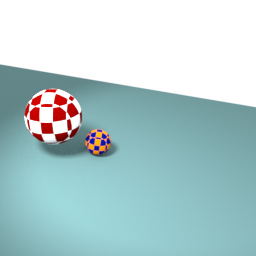
#> input picture optical_flow/toy_problem/frame_01.png, 256 x 256 px, found by its file name; its folder holds 4 pictures in this run
$ python toy_example.py
#> lines starting #> are read from the running program, lines starting #| are printed output that depends on the picture
import os
import numpy as np
import scipy.ndimage
import matplotlib.pyplot as plt


def get_volume_gradients(
    V: np.ndarray, xy_sigma: float, t_sigma: float, xy_radius: int, t_radius: int
) -> tuple[np.ndarray, np.ndarray, np.ndarray]:
    """
    Compute the spatial and temporal gradients of the input volume V.
    V: input volume (t, x, y)
    Returns: Vx, Vy, Vt
    """
    Vx, Vy, Vt = [
        scipy.ndimage.gaussian_filter(
            V,
            sigma=(t_sigma, xy_sigma, xy_sigma),
            order=order,
            radius=(t_radius, xy_radius, xy_radius),
        )
        for order in [[0, 0, 1], [0, 1, 0], [1, 0, 0]]
    ]
    return Vx, Vy, Vt

def get_flow_vector_lukas_kanade(
    Vx: np.ndarray, Vy: np.ndarray, Vt: np.ndarray, xy_radius: int, t_radius: int
) -> tuple[np.ndarray, np.ndarray]:
    """
    Vx, Vy, Vt: volumes (t, x, y)
    xy_radius: spatial radius for uniform filter
    t_radius: temporal radius for uniform filter
    """

    Vx2 = Vx * Vx
    Vy2 = Vy * Vy
    VxVy = Vx * Vy
    VxVt = Vx * Vt
    VyVt = Vy * Vt
    Sxx, Syy, Sxy, Sxt, Syt = [
        scipy.ndimage.gaussian_filter(arr, sigma=(1,1,1), radius=(t_radius, xy_radius, xy_radius))
        for arr in [Vx2, Vy2, VxVy, VxVt, VyVt]
    ]

    det = Sxx * Syy - Sxy * Sxy
    u = -(Sxt * Syy - Syt * Sxy) / det
    v = -(Sxx * Syt - Sxy * Sxt) / det

    return u, v


# %%
# again, go through all frames and plot the flow vectors, with stride of 20


# load all the images inside into 3d numpy array
def load_images(path):
#> called with path = './optical_flow/toy_problem'
    images = []
    for filename in sorted(os.listdir(path)):
        if filename.endswith(".png"):
            img = plt.imread(os.path.join(path, filename))
#> img is the input picture: shape (256, 256, 3) float32; mean R, G, B 0.701, 0.806, 0.812
            # convert to grayscale
            img = np.mean(img, axis=2, dtype=np.float32) / 255.0
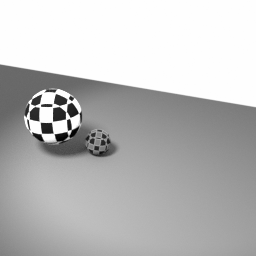
#> img: shape (256, 256) float32; min 0.000466, max 0.00392, mean 0.00303; drawn with min black and max white
            images.append(img)
#> pass 2 of the loop in load_images, `for filename in sorted(os.listdir(path)):`:
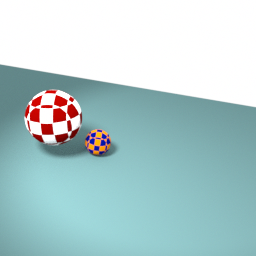
#> input picture optical_flow/toy_problem/frame_02.png, 256 x 256 px, found by its file name
#> in load_images, img is the input picture: shape (256, 256, 3) float32; mean R, G, B 0.701, 0.806, 0.812
#> in load_images, `img = np.mean(img, axis=2, dtype=np.float32) / 255.0`:
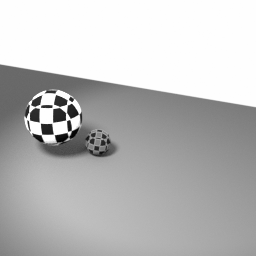
#> img: shape (256, 256) float32; min 0.000466, max 0.00392, mean 0.00303; drawn with min black and max white
#> pass 3 of the loop in load_images, `for filename in sorted(os.listdir(path)):`:
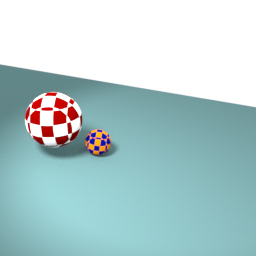
#> input picture optical_flow/toy_problem/frame_03.png, 256 x 256 px, found by its file name
#> in load_images, img is the input picture: shape (256, 256, 3) float32; mean R, G, B 0.701, 0.806, 0.811
#> in load_images, `img = np.mean(img, axis=2, dtype=np.float32) / 255.0`:
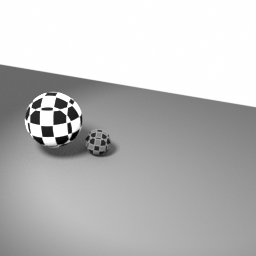
#> img: shape (256, 256) float32; min 0.000477, max 0.00392, mean 0.00303; drawn with min black and max white
#> the loop made 4 passes; the first 3 are shown
    return np.array(images)


# Load images
volume = load_images("./optical_flow/toy_problem")
print(volume.shape)
#| (4, 256, 256)


# %%
# post-process


# %%
Vx, Vy, Vt = get_volume_gradients(
    volume, xy_sigma=1, t_sigma=1, xy_radius=5, t_radius=2
)

u, v = get_flow_vector_lukas_kanade(Vx, Vy, Vt, xy_radius=5, t_radius=3)
#

# Do something!

# %%
### Apply optical flow - again,
# go through all frames and plot the flow vectors, with stride of 20

magnitutes = np.sqrt(u**2 + v**2)

# compute the minimum by taking 95th percentile of two near static frames, i.e. 29 and 30th
# min_thresh = np.percentile(magnitutes[28:30].flatten(), 95)
# print(min_thresh)

# estimate the min. background noise by computing the optical flow for the static parts of the image and taking the maximum magnigute as min threshold.

min_threshold = np.percentile(magnitutes[:, :50, :50], 99)
# volume[:, :50, :50]  = 0  # set the static part to zero to avoid plotting flow vectors there


from skimage.filters import threshold_otsu
# Apply Otsu thresholding per frame to create a mask for the optical flow vector magnitudes
masks = np.zeros_like(magnitutes, dtype=bool)
for t in range(magnitutes.shape[0]):
    # Flatten to 1D for thresholding, ignore NaNs or infs if present
    frame_mag = magnitutes[t]
    valid_mag = frame_mag[np.isfinite(frame_mag)]
    if valid_mag.size == 0:
        continue
    thresh = threshold_otsu(valid_mag)
    # pick 90th percentile as threshold to be more conservative
    # thresh = np.percentile(valid_mag, 90)
    masks[t] =  (frame_mag > min_threshold) & (frame_mag > thresh)
#> this loop made 4 passes
#> pass 1, `frame_mag = magnitutes[t]`:
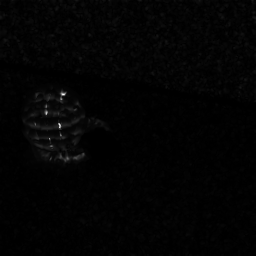
#> frame_mag: shape (256, 256) float32; min 2.92e-05, max 18.65, mean 0.266; drawn with min black and max white


fig, ax = plt.subplots()
for t in range(0, volume.shape[0], 1):
    ax.clear()
    stride = 20
    ax.imshow(volume[t], cmap="gray")
    for y in range(stride, volume[t].shape[0] - stride + 1, stride):
        for x in range(stride, volume[t].shape[1] - stride + 1, stride):
            flow_vector = np.array([u[t, y, x], v[t, y, x]])
            # if np.linalg.norm(flow_vector) < 1:  # Only plot significant flow vectors
                # continue
            if not masks[t, y, x]:  # Skip vectors below the Otsu threshold
                continue
            ax.quiver(
                x,
                y,
                flow_vector[0],
                flow_vector[1],
                color="red",
                angles="xy",
                scale_units="xy",
                scale=1/10,
            )

    ax.set_title(f"Estimated Flow Vectors (Frame {t + 1})")
    ax.axis("off")
    plt.pause(0.1)
#> this loop made 4 passes
#> pass 1, `plt.pause(0.1)`:
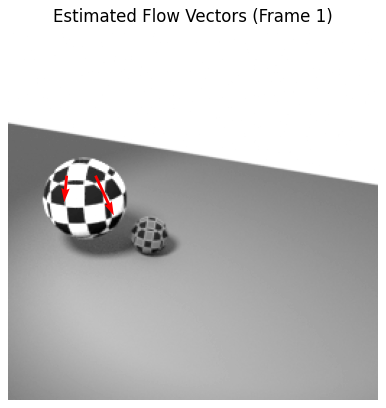
#> figure drawn by matplotlib, 1 panel
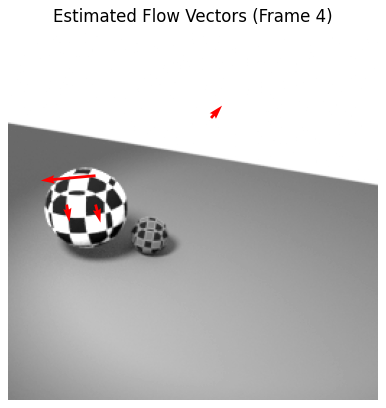
#> figure drawn by matplotlib, 1 panel
